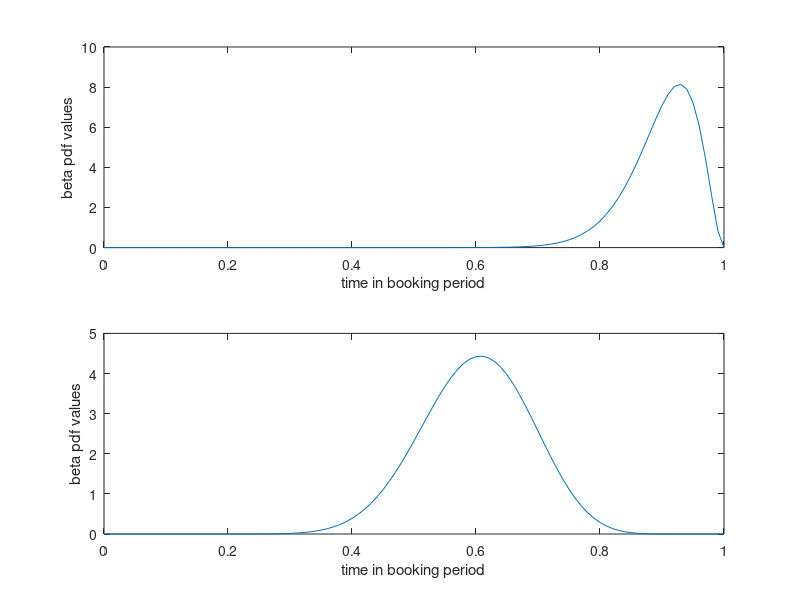

Write MATLAB code to recreate this figure.
% This script is used for plotting the beta distributions modeling the fare class arrivals and getting the lambdaPrime and lambda values corresponding to each fare class and time step
% Author: Syed A.M. Shihab


% case: two fare classes
nFareClasses = 2;
bookingHorizon = 10; % time frames/DCPs/time steps = 182 days
fClassMeanDemand = [10, 30]; % [15, 60];
% capacity = 30
t = 0:1/100:1; % x-values in the beta pdf plot

% beta distribution shape parameters (alpha and beta) for each fare class
% fClass1 and fClass2 peak arrivals occur at t = 90% and 60% of bookingHorizon respectively; 
% so means of beta distributions = 0.90 and 0.60 respectively; mean = alpha/(alpha+beta)
alpha = [9*3, 6*3];  
beta = [10*3-alpha(1), 10*3-alpha(2)]; % beta = 10*3-alpha

% lambaPrimeValues = area under beta distribution curve at each time step
betaPDFvalues_fClasses = [betapdf(t,alpha(1),beta(1));... % betapdf(t,18,2);... fc1; 
                       betapdf(t,alpha(2),beta(2))];   % fc2
                       

for ind=1:nFareClasses
    subplot(nFareClasses,1,ind);      
    plot(t,betaPDFvalues_fClasses(ind,:))
    xlabel('time in booking period')
    ylabel('beta pdf values')    
end

% for each fare class, lambda(t) = lambdaPrime(t)*meanArrivalsPerEps
% the beta distribution is used to get time-varying lambdaPrime values at each time step
% lambdaPrimeValues = area under beta curve in each time step; total area = 1; 
lambdaPrimeValues = zeros(nFareClasses,bookingHorizon);
lambdaValues = zeros(nFareClasses,bookingHorizon);
for i=1:nFareClasses
    lambdaPrimeValues(i,:) = betacdf((1:bookingHorizon)/bookingHorizon,alpha(i),beta(i)) - betacdf((0:(bookingHorizon-1))/bookingHorizon,alpha(i),beta(i));
    lambdaValues(i,:) = lambdaPrimeValues(i,:)*fClassMeanDemand(i);
end

save('lambdaValues.mat','lambdaValues','-v7')

% totalAreaUnderBetaCurve = sum(lambdaPrimeValues(anyRow,:),2) = 1
% sum(lambdaValues(1,:),2) = fClassMeanDemand(1) = 15
% sum(lambdaValues(2,:),2) = fClassMeanDemand(2) = 60
